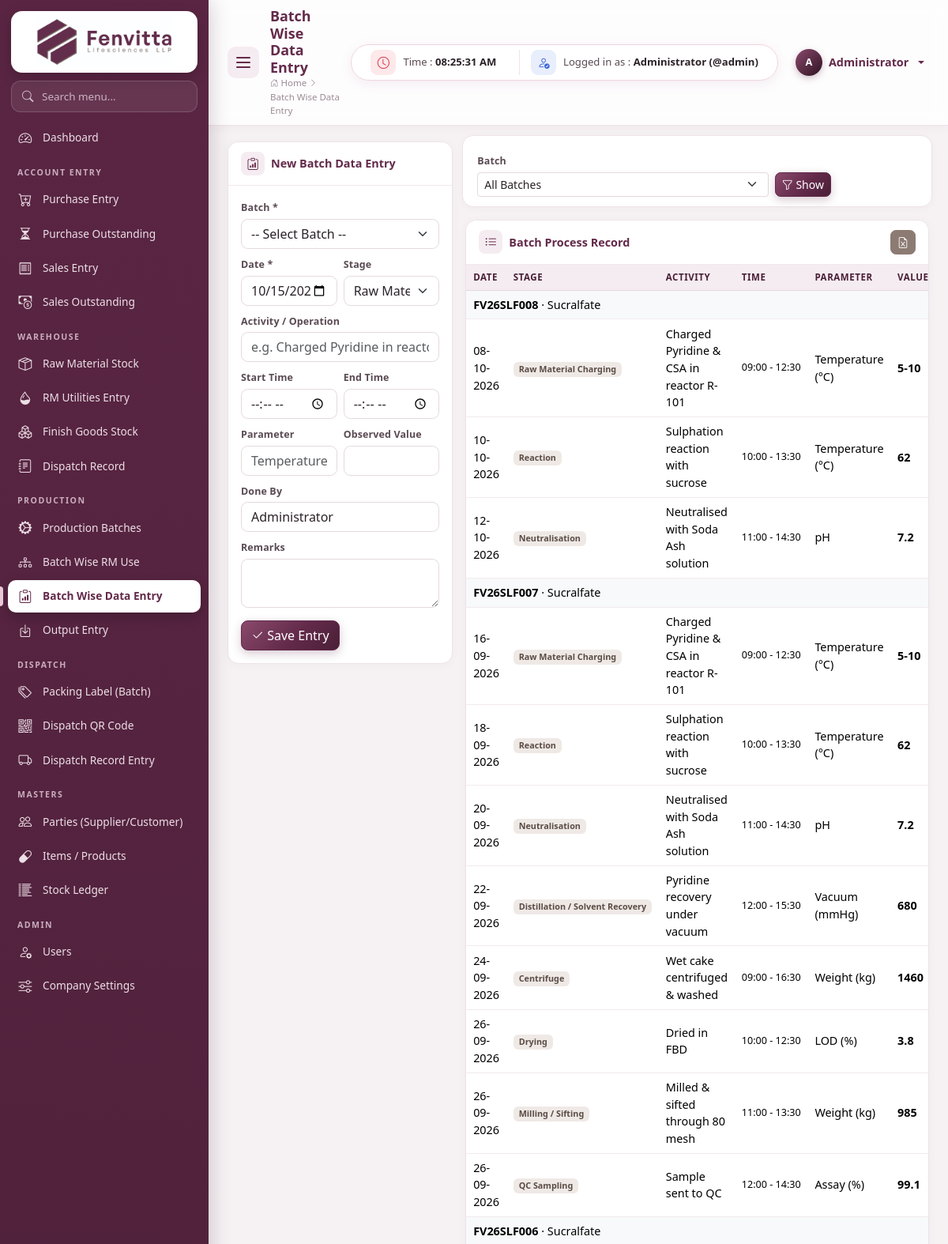
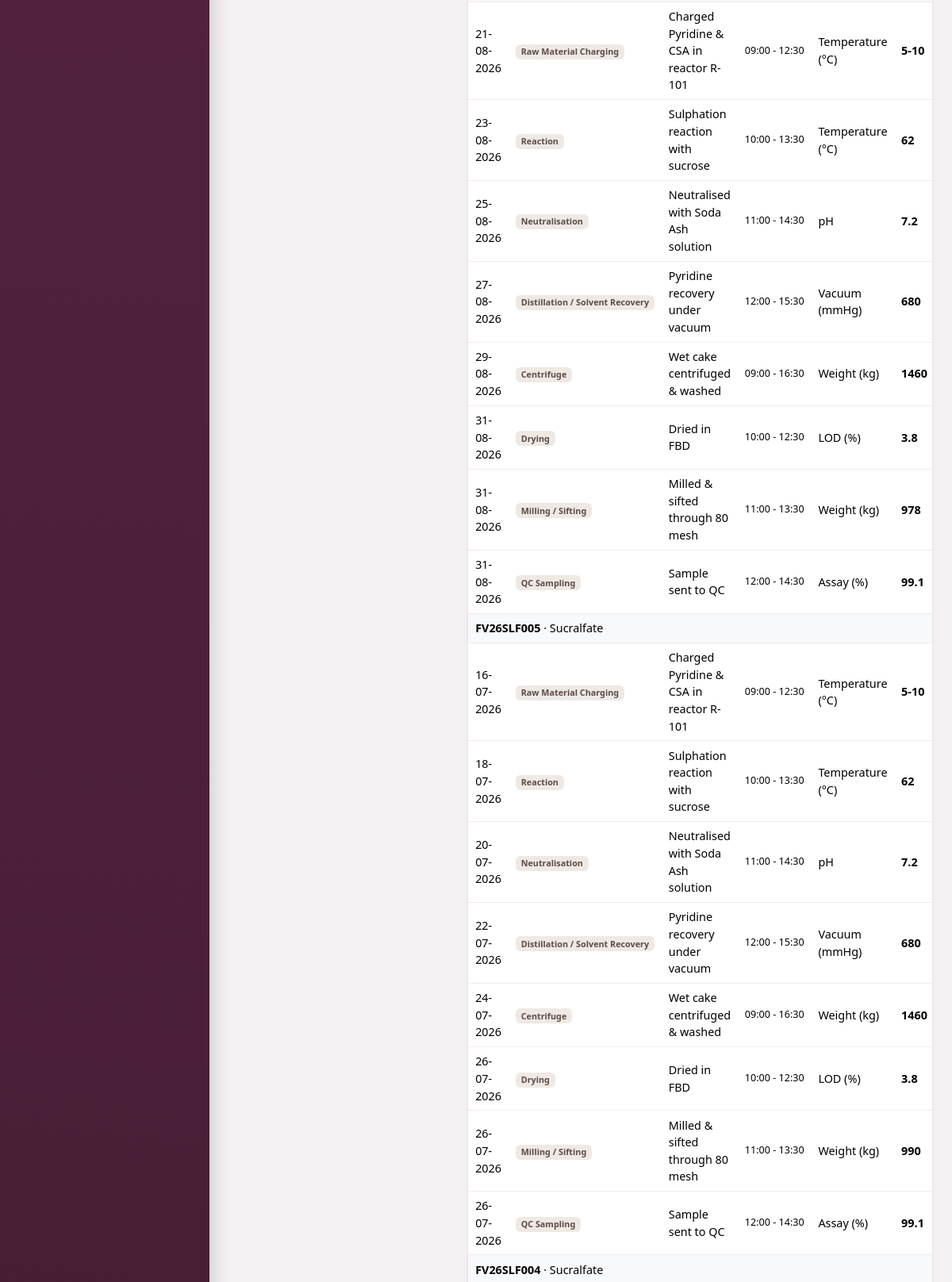
/modules/batch_data/index.php (signed in, upper part), run on the app's committed database (2 pictures, top to bottom).
### tables this page shows
CREATE TABLE `batch_data` (
  `id` int(11) NOT NULL AUTO_INCREMENT,
  `batch_id` int(11) NOT NULL,
  `entry_date` date NOT NULL,
  `stage` varchar(80) DEFAULT NULL,
  `activity` varchar(150) DEFAULT NULL,
  `start_time` time DEFAULT NULL,
  `end_time` time DEFAULT NULL,
  `parameter` varchar(100) DEFAULT NULL,
  `observed_value` varchar(100) DEFAULT NULL,
  `done_by` varchar(80) DEFAULT NULL,
  `remarks` varchar(255) DEFAULT NULL,
  `created_at` timestamp NOT NULL DEFAULT current_timestamp(),
  PRIMARY KEY (`id`),
  KEY `batch_id` (`batch_id`)
);

CREATE TABLE `production_batches` (
  `id` int(11) NOT NULL AUTO_INCREMENT,
  `batch_no` varchar(40) NOT NULL,
  `item_id` int(11) NOT NULL,
  `plant` varchar(100) DEFAULT NULL,
  `batch_size` decimal(14,3) NOT NULL DEFAULT 0.000,
  `start_date` date DEFAULT NULL,
  `end_date` date DEFAULT NULL,
  `mfg_date` date DEFAULT NULL,
  `exp_date` date DEFAULT NULL,
  `status` enum('Planned','In Process','Completed','Cancelled') NOT NULL DEFAULT 'Planned',
  `remarks` text DEFAULT NULL,
  `created_by` int(11) DEFAULT NULL,
  `created_at` timestamp NOT NULL DEFAULT current_timestamp(),
  PRIMARY KEY (`id`),
  UNIQUE KEY `batch_no` (`batch_no`),
  KEY `item_id` (`item_id`),
  KEY `status` (`status`)
);

CREATE TABLE `items` (
  `id` int(11) NOT NULL AUTO_INCREMENT,
  `item_type` enum('RM','PM','FG','CONSUMABLE','SERVICE') NOT NULL DEFAULT 'RM',
  `code` varchar(40) DEFAULT NULL,
  `name` varchar(150) NOT NULL,
  `cas_no` varchar(40) DEFAULT NULL,
  `grade` varchar(60) DEFAULT NULL,
  `hsn` varchar(20) DEFAULT NULL,
  `unit` varchar(15) NOT NULL DEFAULT 'kg',
  `gst_rate` decimal(5,2) NOT NULL DEFAULT 18.00,
  `std_rate` decimal(14,2) NOT NULL DEFAULT 0.00,
  `reorder_level` decimal(14,3) NOT NULL DEFAULT 0.000,
  `opening_qty` decimal(14,3) NOT NULL DEFAULT 0.000,
  `opening_rate` decimal(14,2) NOT NULL DEFAULT 0.00,
  `opening_date` date DEFAULT NULL,
  `shelf_life_months` int(11) NOT NULL DEFAULT 0,
  `is_active` tinyint(1) NOT NULL DEFAULT 1,
  `created_at` timestamp NOT NULL DEFAULT current_timestamp(),
  PRIMARY KEY (`id`),
  KEY `item_type` (`item_type`)
);

### includes/db.php (called while the page is built, shortened)
<?php
$conn = null;
function db()
{
    global $conn;
    if ($conn === null) {
        try {
            $conn = mysqli_connect(DB_HOST, DB_USER, DB_PASS, DB_NAME, DB_PORT);
            mysqli_set_charset($conn, 'utf8mb4');
        } catch (mysqli_sql_exception $e) {
            http_response_code(500);
            die('<h3 style="font-family:sans-serif;color:#632a4a">Database connection failed.</h3>'
                . '<p style="font-family:sans-serif">Check <code>config/config.php</code> and import <code>database/fenvita_inventory.sql</code>.<br><small>'
                . htmlspecialchars($e->getMessage()) . '</small></p>');
        }
    }
    return $conn;
}
function q($sql, $params = [])
{
    $stmt = mysqli_prepare(db(), $sql);
    mysqli_stmt_execute($stmt);
    $result = mysqli_stmt_get_result($stmt);
    return $result === false ? true : $result;
}
function rows($sql, $params = [])
{
    $result = q($sql, $params);
    return mysqli_fetch_all($result, MYSQLI_ASSOC);
}

### modules/batch_data/index.php (the view, shortened to what this page needs)
<?php
$stages = ['Raw Material Charging', 'Reaction', 'Neutralisation', 'Distillation / Solvent Recovery', 'Filtration', 'Centrifuge', 'Washing',
    'Drying', 'Milling / Sifting', 'Blending', 'QC Sampling', 'Packing', 'Other'];
$batchId = (int)get('batch_id');
$sql = 'SELECT d.*, b.batch_no, i.name product FROM batch_data d JOIN production_batches b ON b.id = d.batch_id JOIN items i ON i.id = b.item_id';
$params = [];
$list = rows($sql . ' ORDER BY d.batch_id DESC, d.entry_date, d.start_time, d.id LIMIT 500', $params);
include ROOT_PATH . '/includes/header.php';
?>
<div class="row g-3">
    <div class="col-xl-4">
        <div class="card">
            <div class="card-header"><i class="bi bi-clipboard-data"></i> New Batch Data Entry</div>
            <div class="card-body">
                <form method="post">
                    <div class="row g-2">
                        <div class="col-12"><label class="form-label">Batch *</label><select name="batch_id" class="form-select" required><?= batch_options($batchId) ?></select></div>
                        <div class="col-6"><label class="form-label">Date *</label><input type="date" name="entry_date" class="form-control" value="<?= today() ?>" required></div>
                        <div class="col-6"><label class="form-label">Stage</label>
                            <select name="stage" class="form-select"><?php foreach ($stages as $s): ?><option><?= e($s) ?></option><?php endforeach; ?></select></div>
                        <div class="col-12"><label class="form-label">Activity / Operation</label><input name="activity" class="form-control" placeholder="e.g. Charged Pyridine in reactor R-101"></div>
                        <div class="col-6"><label class="form-label">Start Time</label><input type="time" name="start_time" class="form-control"></div>
                        <div class="col-6"><label class="form-label">End Time</label><input type="time" name="end_time" class="form-control"></div>
                        <div class="col-6"><label class="form-label">Parameter</label><input name="parameter" class="form-control" list="paramList" placeholder="Temperature">
                            </div>
                        <div class="col-6"><label class="form-label">Observed Value</label><input name="observed_value" class="form-control"></div>
                        <div class="col-12"><label class="form-label">Done By</label><input name="done_by" class="form-control" value="<?= e(current_user()['name']) ?>"></div>
                        <div class="col-12"><label class="form-label">Remarks</label><textarea name="remarks" class="form-control" rows="2"></textarea></div>
                    </div>
                    <button class="btn btn-primary mt-3"><i class="bi bi-check2"></i> Save Entry</button>
                </form>
            </div>
        </div>
    </div>
    <div class="col-xl-8">
        <form class="filter-bar row g-2 align-items-end">
            <div class="col-md-8"><label class="form-label">Batch</label><select name="batch_id" class="form-select form-select-sm"><?= str_replace('-- Select Batch --', 'All Batches', batch_options($batchId)) ?></select></div>
            <div class="col-md-4"><button class="btn btn-sm btn-primary"><i class="bi bi-funnel"></i> Show</button>
                <?php if ($batchId): ?><a href="<?= url('production/view/' . $batchId) ?>" class="btn btn-sm btn-light">Open Batch</a><?php endif; ?></div>
        </form>
        <div class="card">
            <div class="card-header"><i class="bi bi-list-ul"></i> Batch Process Record
                <div class="actions"><button class="btn btn-sm btn-accent" data-export="#tbl" data-filename="batch-data"><i class="bi bi-file-earmark-excel"></i></button></div>
            </div>
            <div class="table-responsive">
                <table class="table table-sm table-hover" id="tbl">
                    <thead><tr><th>Date</th><th>Stage</th><th>Activity</th><th>Time</th><th>Parameter</th><th>Value</th><th>Done By</th><th>Remarks</th><th class="no-export"></th></tr></thead>
                    <tbody>
                    <?php $lastBatch = null; foreach ($list as $d): ?>
                        <?php if ($lastBatch !== $d['batch_no']): $lastBatch = $d['batch_no']; ?>
                            <tr class="table-light"><td colspan="9"><b><?= e($d['batch_no']) ?></b> &middot; <?= e($d['product']) ?></td></tr>
                        <?php endif; ?>
                        <tr>
                            <td><?= dmy($d['entry_date']) ?></td>
                            <td><span class="badge badge-type"><?= e($d['stage']) ?></span></td>
                            <td><?= e($d['activity']) ?></td>
                            <td class="small text-nowrap"><?= $d['start_time'] ? substr($d['start_time'], 0, 5) : '' ?><?= $d['end_time'] ? ' - ' . substr($d['end_time'], 0, 5) : '' ?></td>
                            <td><?= e($d['parameter']) ?></td>
                            <td class="fw-semibold"><?= e($d['observed_value']) ?></td>
                        </tr>
                    <?php endforeach; ?>
                    </tbody>
                </table>
            </div>
        </div>
    </div>
</div>
<?php include ROOT_PATH . '/includes/footer.php'; ?>

### assets/css/style.css (style rules this page uses)
:root { --fv-primary: #632a4a; --fv-primary-dark: #4a1f37; --fv-primary-deep: #2f1222; --fv-primary-soft: #8a4a6c; --fv-primary-light: #f5ecf1; --fv-accent: #8c7b73; --fv-accent-light: #efe9e6; --fv-bg: #f6f2f4; --fv-text: #2b2228; --sidebar-w: 264px; --sidebar-mini-w: 78px; --ease: cubic-bezier(.4, 0, .2, 1); --bs-primary: #632a4a; --bs-primary-rgb: 99, 42, 74; --bs-link-color: #632a4a; --bs-link-color-rgb: 99, 42, 74; --bs-link-hover-color: #4a1f37; --bs-link-hover-color-rgb: 74, 31, 55; --bs-body-font-family: "Segoe UI", Inter, Roboto, "Helvetica Neue", Arial, sans-serif; --bs-body-color: #2b2228; --bs-border-radius: .55rem; }
body { background: var(--fv-bg); font-size: .9rem; }
* { scrollbar-width: thin; scrollbar-color: #cdb7c3 transparent; }
.btn { transition: all .2s var(--ease); font-weight: 500; }
.btn-primary { --bs-btn-bg: var(--fv-primary); --bs-btn-border-color: var(--fv-primary); --bs-btn-hover-bg: var(--fv-primary-dark); --bs-btn-hover-border-color: var(--fv-primary-dark); --bs-btn-active-bg: var(--fv-primary-deep); --bs-btn-active-border-color: var(--fv-primary-deep); --bs-btn-disabled-bg: var(--fv-primary); --bs-btn-disabled-border-color: var(--fv-primary); background-image: linear-gradient(135deg, var(--fv-primary-soft) 0%, var(--fv-primary) 55%, var(--fv-primary-dark) 100%); box-shadow: 0 4px 12px rgba(99, 42, 74, .25); }
.btn-accent { --bs-btn-color: #fff; --bs-btn-bg: var(--fv-accent); --bs-btn-border-color: var(--fv-accent); --bs-btn-hover-color: #fff; --bs-btn-hover-bg: #74655e; --bs-btn-hover-border-color: #74655e; --bs-btn-active-color: #fff; --bs-btn-active-bg: #655750; }
.btn-sm { border-radius: .45rem; }
.form-control, .form-select { border-color: #e4d9df; transition: border-color .2s, box-shadow .2s; }
.form-label { font-weight: 600; font-size: .78rem; color: #5a4a53; margin-bottom: .25rem; letter-spacing: .01em; }
.content > *, .content > .row > [class*="col"] { animation: fadeUp .5s var(--ease) both; }
.content > .row > [class*="col"]:nth-child(2) { animation-delay: .07s; }
.table tbody tr { animation: fadeIn .4s ease both; }
.card { border: 1px solid #ede3e8; border-radius: 14px; box-shadow: 0 2px 12px rgba(99, 42, 74, .045); transition: box-shadow .25s, transform .25s; }
.card-header { background: #fff; border-bottom: 1px solid #f1e8ed; font-weight: 700; color: var(--fv-primary); padding: 12px 16px; border-radius: 14px 14px 0 0 !important; display: flex; align-items: center; gap: 8px; flex-wrap: wrap; }
.card-header > i:first-child { width: 30px; height: 30px; border-radius: 8px; display: inline-grid; place-items: center; background: var(--fv-primary-light); font-size: .95rem; }
.card-header .actions { margin-left: auto; display: flex; gap: 6px; flex-wrap: wrap; align-items: center; }
.table { --bs-table-hover-bg: #fbf5f8; margin-bottom: 0; }
.table thead th { background: var(--fv-primary-light); color: var(--fv-primary-dark); font-size: .72rem; text-transform: uppercase; letter-spacing: .05em; font-weight: 700; white-space: nowrap; border-bottom: 1px solid #e6d6df; vertical-align: middle; }
.table td { vertical-align: middle; border-color: #f2eaee; }
.table-hover tbody tr { transition: background .15s; }
.table-sm td, .table-sm th { padding: .45rem .55rem; }
.table-responsive { border-radius: 0 0 14px 14px; }
.badge { font-weight: 600; padding: .38em .65em; border-radius: 6px; }
.badge-type { background: var(--fv-accent-light); color: #5b4c45; }
.filter-bar { background: #fff; border: 1px solid #ede3e8; border-radius: 14px; padding: 12px 14px; margin-bottom: 16px; box-shadow: 0 2px 10px rgba(99, 42, 74, .035); }

### data on the page
batch_data: production_batches.batch_no "FV26SLF008", items.name "Sucralfate", entry_date "08-10-2026", stage "Raw Material Charging", activity "Charged Pyridine & CSA in reactor R-101", start_time "09:00", end_time "12:30", parameter "Temperature (°C)", observed_value "5-10"
batch_data: entry_date "10-10-2026", stage "Reaction", activity "Sulphation reaction with sucrose", start_time "10:00", end_time "13:30", parameter "Temperature (°C)", observed_value "62"
batch_data: entry_date "12-10-2026", stage "Neutralisation", activity "Neutralised with Soda Ash solution", start_time "11:00", end_time "14:30", parameter "pH", observed_value "7.2"
batch_data: production_batches.batch_no "FV26SLF007", items.name "Sucralfate", entry_date "16-09-2026", stage "Raw Material Charging", activity "Charged Pyridine & CSA in reactor R-101", start_time "09:00", end_time "12:30", parameter "Temperature (°C)", observed_value "5-10"
batch_data: entry_date "18-09-2026", stage "Reaction", activity "Sulphation reaction with sucrose", start_time "10:00", end_time "13:30", parameter "Temperature (°C)", observed_value "62"
batch_data: entry_date "20-09-2026", stage "Neutralisation", activity "Neutralised with Soda Ash solution", start_time "11:00", end_time "14:30", parameter "pH", observed_value "7.2"
batch_data: entry_date "22-09-2026", stage "Distillation / Solvent Recovery", activity "Pyridine recovery under vacuum", start_time "12:00", end_time "15:30", parameter "Vacuum (mmHg)", observed_value "680"
batch_data: entry_date "24-09-2026", stage "Centrifuge", activity "Wet cake centrifuged & washed", start_time "09:00", end_time "16:30", parameter "Weight (kg)", observed_value "1460"
batch_data: entry_date "26-09-2026", stage "Drying", activity "Dried in FBD", start_time "10:00", end_time "12:30", parameter "LOD (%)", observed_value "3.8"
batch_data: entry_date "26-09-2026", stage "Milling / Sifting", activity "Milled & sifted through 80 mesh", start_time "11:00", end_time "13:30", parameter "Weight (kg)", observed_value "985"
batch_data: entry_date "26-09-2026", stage "QC Sampling", activity "Sample sent to QC", start_time "12:00", end_time "14:30", parameter "Assay (%)", observed_value "99.1"
batch_data: production_batches.batch_no "FV26SLF006", items.name "Sucralfate", entry_date "21-08-2026", stage "Raw Material Charging", activity "Charged Pyridine & CSA in reactor R-101", start_time "09:00", end_time "12:30", parameter "Temperature (°C)", observed_value "5-10"
batch_data: entry_date "23-08-2026", stage "Reaction", activity "Sulphation reaction with sucrose", start_time "10:00", end_time "13:30", parameter "Temperature (°C)", observed_value "62"
batch_data: entry_date "25-08-2026", stage "Neutralisation", activity "Neutralised with Soda Ash solution", start_time "11:00", end_time "14:30", parameter "pH", observed_value "7.2"
batch_data: entry_date "27-08-2026", stage "Distillation / Solvent Recovery", activity "Pyridine recovery under vacuum", start_time "12:00", end_time "15:30", parameter "Vacuum (mmHg)", observed_value "680"
batch_data: entry_date "29-08-2026", stage "Centrifuge", activity "Wet cake centrifuged & washed", start_time "09:00", end_time "16:30", parameter "Weight (kg)", observed_value "1460"
batch_data: entry_date "31-08-2026", stage "Drying", activity "Dried in FBD", start_time "10:00", end_time "12:30", parameter "LOD (%)", observed_value "3.8"
batch_data: entry_date "31-08-2026", stage "Milling / Sifting", activity "Milled & sifted through 80 mesh", start_time "11:00", end_time "13:30", parameter "Weight (kg)", observed_value "978"
batch_data: entry_date "31-08-2026", stage "QC Sampling", activity "Sample sent to QC", start_time "12:00", end_time "14:30", parameter "Assay (%)", observed_value "99.1"
batch_data: production_batches.batch_no "FV26SLF005", items.name "Sucralfate", entry_date "16-07-2026", stage "Raw Material Charging", activity "Charged Pyridine & CSA in reactor R-101", start_time "09:00", end_time "12:30", parameter "Temperature (°C)", observed_value "5-10"
batch_data: entry_date "18-07-2026", stage "Reaction", activity "Sulphation reaction with sucrose", start_time "10:00", end_time "13:30", parameter "Temperature (°C)", observed_value "62"
batch_data: entry_date "20-07-2026", stage "Neutralisation", activity "Neutralised with Soda Ash solution", start_time "11:00", end_time "14:30", parameter "pH", observed_value "7.2"
batch_data: entry_date "22-07-2026", stage "Distillation / Solvent Recovery", activity "Pyridine recovery under vacuum", start_time "12:00", end_time "15:30", parameter "Vacuum (mmHg)", observed_value "680"
batch_data: entry_date "24-07-2026", stage "Centrifuge", activity "Wet cake centrifuged & washed", start_time "09:00", end_time "16:30", parameter "Weight (kg)", observed_value "1460"
batch_data: entry_date "26-07-2026", stage "Drying", activity "Dried in FBD", start_time "10:00", end_time "12:30", parameter "LOD (%)", observed_value "3.8"
batch_data: entry_date "26-07-2026", stage "Milling / Sifting", activity "Milled & sifted through 80 mesh", start_time "11:00", end_time "13:30", parameter "Weight (kg)", observed_value "990"
batch_data: entry_date "26-07-2026", stage "QC Sampling", activity "Sample sent to QC", start_time "12:00", end_time "14:30", parameter "Assay (%)", observed_value "99.1"
batch_data: production_batches.batch_no "FV26SLF004", items.name "Sucralfate"

### other printed values
$navItem[0] "Dashboard"
$navItem[0] "ACCOUNT ENTRY"
$navSub[0] "Purchase Entry"
$navSub[0] "Purchase Outstanding"
$navSub[0] "Sales Entry"
$navSub[0] "Sales Outstanding"
$navItem[0] "WAREHOUSE"
$navSub[0] "Raw Material Stock"
$navSub[0] "RM Utilities Entry"
$navSub[0] "Finish Goods Stock"
$navSub[0] "Dispatch Record"
$navItem[0] "PRODUCTION"
$navSub[0] "Production Batches"
$navSub[0] "Batch Wise RM Use"
$navSub[0] "Batch Wise Data Entry"
